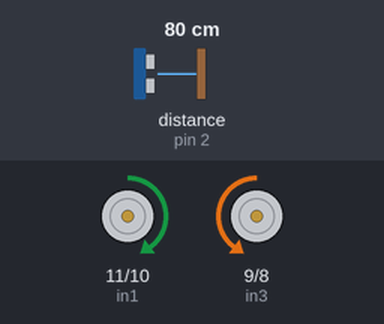
The sketch below on a simulated Arduino Uno, built with avr-gcc and run on an emulated ATmega328P. Parts: motor-driver pin pairs drawn as motors (green arrow = first pin HIGH = forward, orange = second pin HIGH = backward, longer = more drive, scaled by the enable pin). Wiring (inferred from the names in the program): ultrasonic range finder: trigger pin 3; echo pin 2. Inputs (shaded band) come from the test bench; at power-on: distance to the obstacle (sensor on pin 2) 80 cm. The echo pulse lasts 58.3 µs per cm.

Above: at 1.2 s.
1.3 s: distance to the obstacle (sensor on pin 2) set to 34 cm
2.8 s: distance to the obstacle (sensor on pin 2) set to 27 cm
At 3.4 s:
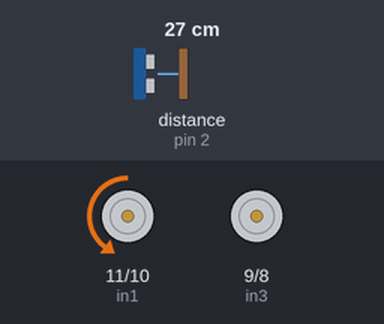
5.8 s: distance to the obstacle (sensor on pin 2) set to 35 cm
At 7.5 s:
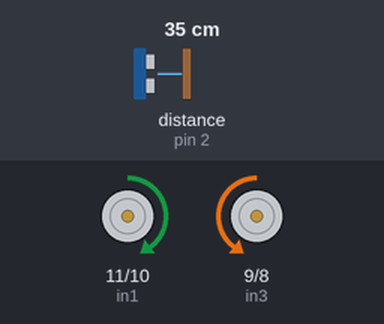
7.8 s: distance to the obstacle (sensor on pin 2) set to 2 cm
At 7.9 s:
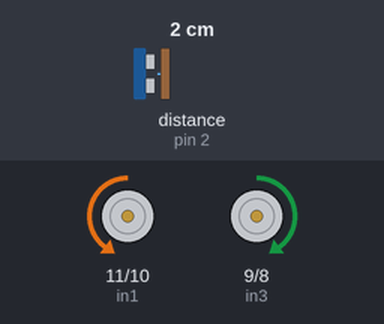
Timing chart, 0 to 11.8 s (numbered marks = the images above; inputs shaded):
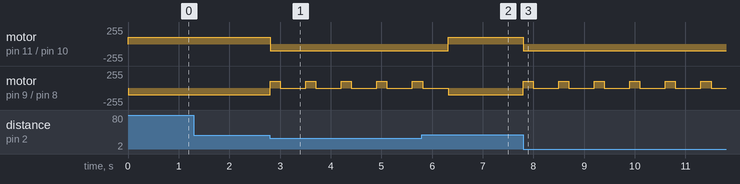

Measured:
- the behaviour switches between 31 and 30 cm on distance to the obstacle (sensor on pin 2) (found by bisection; images 0 and 1)
- after the input at 1.3 s, every drawn part: stays the same
- after the input at 2.8 s, motor on pin 11 (in1) / pin 10 (in2): forward 100/255 → backward 100/255 at once; motor on pin 9 (in3) / pin 8 (in4): alternates forward 100/255 for 0.20 s and stopped for 0.50 s, starting at once
- after the input at 5.8 s, motor on pin 11 (in1) / pin 10 (in2): backward 100/255 → forward 100/255 after 0.51 s
- after the input at 7.8 s, motor on pin 11 (in1) / pin 10 (in2): forward 100/255 → backward 100/255 at once; motor on pin 9 (in3) / pin 8 (in4): alternates forward 100/255 for 0.20 s and stopped for 0.50 s, starting at once

The sketch:

ROBOCAR_Ultra.ino
```cpp
const int trig = 3;
const int echo = 2;
const int in1 = 11;
const int in2 = 10;
const int in3 = 9;
const int in4 = 8;
const int ena = 5;
const int enb = 6;

void setup()
{
  pinMode(trig, OUTPUT);
  pinMode(echo, INPUT);
  pinMode(in1, OUTPUT);
  pinMode(in2, OUTPUT);
  pinMode(in3, OUTPUT);
  pinMode(in4, OUTPUT);
  pinMode(ena, OUTPUT);
  pinMode(enb, OUTPUT);
}

long dura, dis;

void loop()
{
  digitalWrite(trig, LOW);
  delayMicroseconds(2);
  digitalWrite(trig, HIGH);
  delayMicroseconds(10);
  digitalWrite(trig, LOW);
  dura = pulseIn(echo, HIGH);
  dis = dura / 58.2;

  if(dis < 30)
  {

    analogWrite(ena, 100);
    analogWrite(enb, 100);

    digitalWrite(in1, LOW);
    digitalWrite(in2, HIGH);
    digitalWrite(in3, HIGH);
    digitalWrite(in4, LOW);
    delay(200);

    digitalWrite(in1, LOW);
    digitalWrite(in3, LOW);
    digitalWrite(in2, HIGH);
    digitalWrite(in4, LOW);
    delay(500);
  }
  else
  {

    analogWrite(ena, 100);
    analogWrite(enb, 100);

    digitalWrite(in1, HIGH);
    digitalWrite(in2, LOW);
    digitalWrite(in4, HIGH);
    digitalWrite(in3, LOW);
  }
}
```
